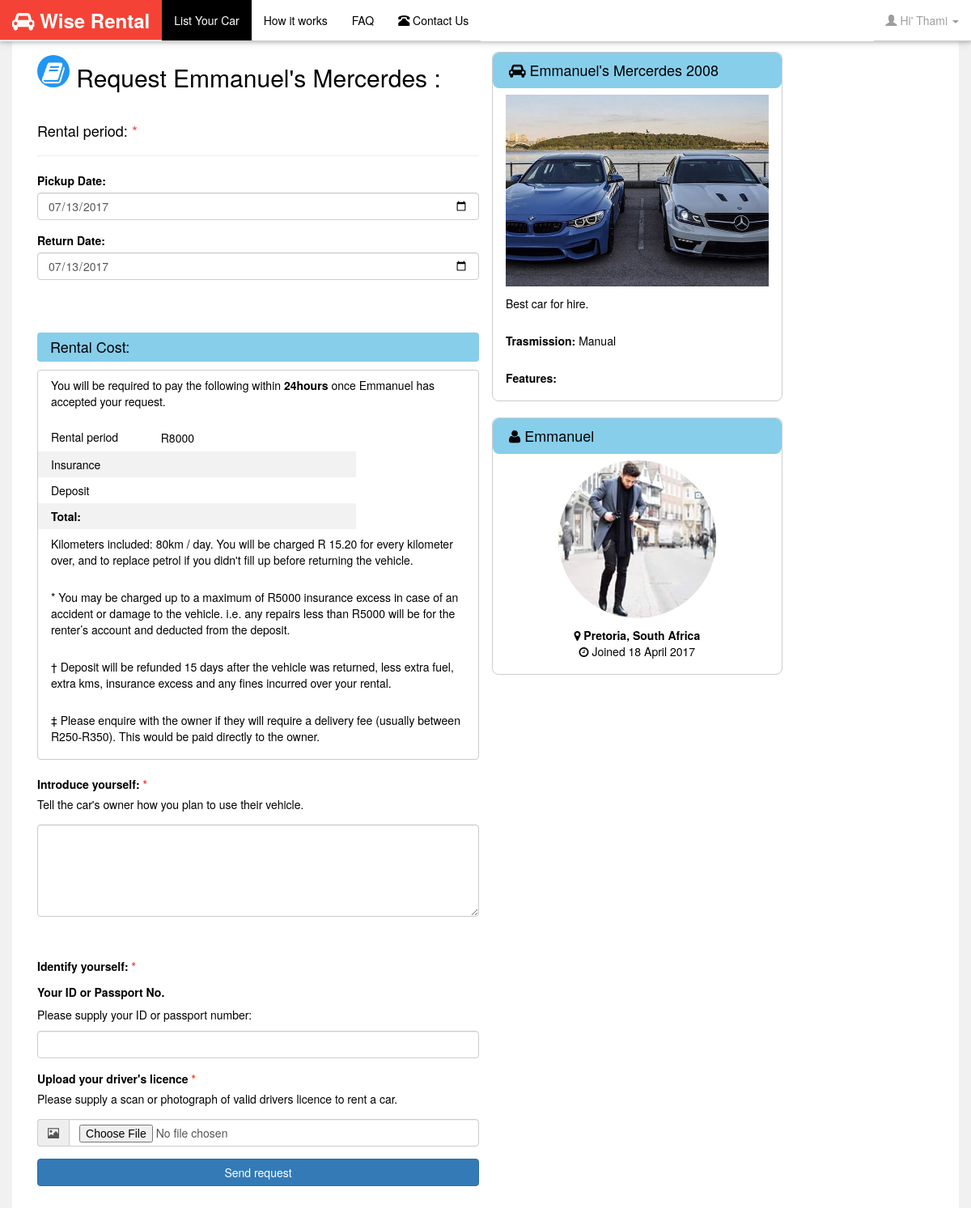
Page /hire.php?id=8 (signed in) on the committed database.
### tables this page shows
CREATE TABLE `vehicles` (
  `nid` bigint(20) NOT NULL,
  `description` text,
  `image` varchar(255) DEFAULT NULL,
  `posted_on` datetime NOT NULL,
  `carMake` text,
  `userid` int(11) DEFAULT NULL,
  `price` double DEFAULT NULL,
  `period` int(11) DEFAULT NULL,
  `pick_drop_opt` text,
  `vehicle_type` varchar(255) DEFAULT NULL,
  `model_year` varchar(255) DEFAULT NULL,
  `aut_manuel` varchar(255) DEFAULT NULL,
  `features` text
);

CREATE TABLE `users` (
  `userid` int(11) NOT NULL,
  `email` varchar(255) DEFAULT NULL,
  `pass` varchar(255) DEFAULT NULL,
  `name` varchar(255) DEFAULT NULL,
  `surname` varchar(255) DEFAULT NULL,
  `created_on` datetime DEFAULT NULL,
  `picture` varchar(255) DEFAULT NULL,
  `pid` int(11) DEFAULT NULL,
  `phone` varchar(50) DEFAULT NULL,
  `active` int(1) NOT NULL DEFAULT '0'
);

CREATE TABLE `city` (
  `pid` int(11) NOT NULL,
  `location` varchar(255) DEFAULT NULL,
  `street_number` varchar(255) DEFAULT NULL,
  `route` varchar(255) DEFAULT NULL,
  `administrative_area_level_1` varchar(255) DEFAULT NULL,
  `country` varchar(255) DEFAULT NULL
);

### News.php (called while the page is built, shortened)
<?php
class News{
   private $mysqli;
   public function __construct(){
		$this->mysqli = new mysqli(DB_HOST,DB_USER,DB_PASSWORD,DB_DATABASE);
		}
	public function editCat($id){
	    $id = $this ->mysqli->real_escape_string($id);
		$query = "SELECT location FROM city WHERE pid='$id'";
        $res = $this->mysqli->query($query);
        while($row = mysqli_fetch_array($res)){
            $cat = $row['location'];
        }
		return $cat;
	}
   	public function getCo($id){
	    $id = $this ->mysqli->real_escape_string($id);
		$query = "SELECT country FROM city WHERE pid='$id'";
        $res = $this->mysqli->query($query);
        while($row = mysqli_fetch_array($res)){
            $cat = $row['country'];
        }
		return $cat;
	}
    public function viewCar($vehicle_id){
        $query = "SELECT vehicles.nid, vehicles.carMake,vehicles.description, vehicles.image,
                        vehicles.posted_on,users.created_on,vehicles.price, users.pid,users.picture, users.name ,vehicles.period,
                        vehicles.price,vehicles.model_year,vehicles.aut_manuel
                      FROM vehicles INNER JOIN users ON vehicles.userid = users.userid
                      WHERE vehicles.nid = '$vehicle_id'";
        $re = $this->mysqli->query($query);
        return $re;
    }
}
?>

### hire.php (the view, shortened to what this page needs)
<?php
   require_once("News.php");
    $news = new News();
   $carO = $news->viewCar($_GET['id']);
   $carQ = $news->viewCar($_GET['id']);
   $carOwner = $news->viewCar($_GET['id']);
   $ownr = $news->viewCar($_GET['id']);
?>
<!DOCTYPE html>
<html>
<head>
  <link rel="stylesheet" href="css/w3.css" />
  <link rel="stylesheet" href="css/bootstrap.css"/>
  <link rel="stylesheet" href="assets/css/bootstrap.min.css"/>
  <link href="assets/font-awesome-4.5.0/css/font-awesome.css" rel="stylesheet" />
</head>
<body class="w3-light-grey">
<div class="container w3-white">
    <div class="w3-row-padding">
   <div class="w3-half w3-padding-48">
   <?php while($row = mysqli_fetch_array($carO)){ ?>
      <h2><span class="fa fa-book w3-btn-floating w3-padding-top w3-blue"></span> Request <?php echo $row['name']. "'s ".$row['carMake']; ?> :</h2>
   <?php }  ?>
      <br />
      <h4>Rental period: <span class="w3-text-red">*</span></h4>
       <hr />
       <form role="form" class="" method="post" action="<?php  echo  $_SERVER['PHP_SELF']; ?>">
        <div class="form-group">
            <label for="datepicker">Pickup Date:</label>
            <input type="date" name="datepicker" id="datepicker" value="<?php echo date('Y-m-d'); ?>" min="<?php echo date('Y-m-d'); ?>" max="<?php echo date('2020-12-31'); ?>" class="form-control" id="pdate"/>
        </div>
        <div class="form-group">
            <label for="date_picker">Return Date:</label>
            <input type="date" name="date_picker" id="date_picker" onclick="Cd()" class="form-control" value="<?php echo date('Y-m-d'); ?>"  min="<?php echo date('Y-m-d'); ?>" max="<?php echo date('2020-12-31');?>"  id="pdate"/>
        </div>
        <br /><br />
        <header class="w3-light-blue w3-round-medium"><h4 class="w3-padding ">Rental Cost:</h4></header>
        <div class="w3-card w3-round">
        <?php while($row = mysqli_fetch_array($ownr)){ ?>
        <p class="w3-padding">You will be required to pay the following within <strong>24hours</strong> once <?php echo $row['name'] ?> has accepted your request.</p>
        <table class="w3-table w3-striped">
          <tr>
             <td>Rental period</td><td>
              <input name="price" id="price" type="text" value="<?php echo "R".$row['price']; ?>" class="w3-border-0" size="5"  />
              </td><td><input type="text" id="demo" name="demo" size="10" value="" min="0" class="w3-border-0" />
             <?php  ?></td><td><input type="text" name="pricetot" id="pricetot" size="10" value="" class="w3-border-0" /></td>
          </tr>
          <?php } ?>
          <tr>
             <td>Insurance</td><td></td><td></td>
          </tr>
          <tr>
              <td>Deposit</td><td></td><td></td>
          </tr>
          <tr>
              <td><strong>Total:</strong></td><td></td><td></td>
          </tr>
        </table>
        <p class="w3-padding">
           Kilometers included: 80km / day.
            You will be charged R 15.20 for every kilometer over, and to replace petrol if you didn't fill up before returning the vehicle.
          </p>
          <p class="w3-padding">
            * You may be charged up to a maximum of R5000 insurance excess in case of an accident or damage to the vehicle. i.e. any repairs less than R5000 will be for the renter’s account and deducted from the deposit.
           </p>
        <p class="w3-padding">   † Deposit will be refunded 15 days after the vehicle was returned, less extra fuel, extra kms, insurance excess and any fines incurred over your rental.</p>
        <p class="w3-padding">‡ Please enquire with the owner if they will require a delivery fee (usually between R250-R350). This would be paid directly to the owner.
        </p>
        </div>
        <br />
        <div class="form-group">
          <label>Introduce yourself: <span class="w3-text-red">*</span></label>
          <p>Tell the car's owner how you plan to use their vehicle.</p>
        </div>
        <div class="form-group">
          <textarea rows="5" cols="55" required="" class="form-control"></textarea>
        </div>
        <br />
         <div class="form-group w3-margin-top">
          <label>Identify yourself: <span class="w3-text-red">*</span></label>
          <h5><strong>Your ID or Passport No.</strong></h5>
          <p>Please supply your ID or passport number:</p>
          <input class="form-control" required="" type="text" />
        </div>
        <div class="form-group">
          <label>Upload your driver's licence <span class="w3-text-red">*</span></label>
          <p>Please supply a scan or photograph of valid drivers licence to rent a car.</p>
        </div>
        <div class="form-group">
            	<div class="input-group">
                <span class="input-group-addon"><span class="glyphicon glyphicon-picture"></span></span>
                <input class="form-control" name="image" required="" type="file"/>
                </div>
        </div>
        <div class="form-group">
            	<button type="submit" class="btn btn-block btn-primary" name="post">Send request</button>
        </div>
        </form>
   </div>
   <div class="w3-third w3-padding-64">
      <div class="w3-card w3-round-large">
      <?php while($row = mysqli_fetch_array($carQ)){ ?>
        <header class="w3-light-blue w3-padding-tiny w3-round-large"><h4 class="w3-padding-left"><span class="fa fa-car"></span>
        <?php echo $row['name']. "'s ".$row['carMake']." ". $row['model_year']; ?> </h4></header>
        <div class="w3-image w3-center w3-padding">
        <img src="image/<?php echo $row['image']; ?>" />
        </div>
        <p class="w3-padding">
           <?php echo $row['description']; ?><br />
        </p>
        <p class="w3-padding"><strong>Trasmission:</strong>
        <?php echo $row['aut_manuel']; ?>
        </p>
        <p class="w3-padding"><strong>Features:</strong></p>
        <?php } ?>
      </div>
      <br />
      <div class="w3-card w3-round-large">
      <?php while($row = mysqli_fetch_array($carOwner)){ ?>
        <header class="w3-light-blue w3-padding-tiny w3-round-large"><h4 class="w3-padding-left"><span class="fa fa-user"></span>
        <?php echo $row['name']; ?> </h4></header>
        <div class="w3-image w3-padding w3-center ">
           <img src="image/<?php echo $row['picture']; ?>" class="w3-circle" width="60%" />
        </div>
        <p class="w3-padding w3-center"><span class="fa fa-map-marker"></span>
          <strong> <?php echo $news->editCat($row['pid']).","; ?> <?php echo $news->getCo($row['pid']); ?></strong><br />
          <span class="fa fa-clock-o"></span> Joined <?php echo date_format(date_create($row['created_on']),"d F Y "); ?>
        </p>
        </div>
        <?php } ?>
      </div>
   </div>
   </div>
</body>
</html>

### css/w3.css (style rules this page uses)
* { -webkit-box-sizing:border-box;-moz-box-sizing:border-box;box-sizing:border-box }
html { -ms-text-size-adjust:100%;-webkit-text-size-adjust:100% }
body { margin:0 }
article,aside,details,figcaption,figure,footer,header,hgroup,main,menu,nav,section,summary { display:block }
a { -webkit-tap-highlight-color:transparent;background-color:transparent }
b,strong { font-weight:bold }
img { border:0 }
hr { -moz-box-sizing:content-box;box-sizing:content-box }
button,input,optgroup,select,textarea { color:inherit;font:inherit;margin:0 }
button { overflow:visible }
button,select { text-transform:none }
button,html input[type=button],input[type=reset],input[type=submit] { -webkit-appearance:button;cursor:pointer }
input { line-height:normal }
textarea { overflow:auto }
html,body { font-family:Verdana,sans-serif;font-size:15px;line-height:1.5 }
h1,h2,h3,h4,h5,h6 { font-family:"Segoe UI",Arial,sans-serif;font-weight:400;margin:10px 0 }
h2 { font-size:30px }
h4 { font-size:20px }
h5 { font-size:18px }
hr { height:0;border:0;border-top:1px solid #eee;margin:20px 0 }
img { margin-bottom:-5px }
a { color:inherit }
table { border-collapse:collapse;border-spacing:0;width:100%;display:table }
table,th,td { border:none }
.w3-striped tbody tr:nth-child(even) { background-color:#f2f2f2 }
.w3-table td,.w3-table th,.w3-table-all td,.w3-table-all th { padding:6px 8px;display:table-cell;text-align:left;vertical-align:top }
.w3-table th:first-child,.w3-table td:first-child,.w3-table-all th:first-child,.w3-table-all td:first-child { padding-left:16px }
.w3-btn-floating,.w3-btn-floating-large { display:inline-block;text-align:center;color:#fff;background-color:#000;position:relative;overflow:hidden;z-index:1;padding:0;border-radius:50%;transition:.3s;cursor:pointer;font-size:24px }
.w3-btn-floating { width:40px;height:40px;line-height:40px }
.w3-image { position:relative }
.w3-image img { max-width:100%;height:auto }
.w3-container:after,.w3-row:after,.w3-row-padding:after,.w3-topnav:after,.w3-clear:after { content:"";display:table;clear:both }
.w3-col,.w3-half,.w3-third,.w3-twothird,.w3-quarter { float:left;width:100% }
.w3-col.s12,.w3-half,.w3-third,.w3-twothird,.w3-quarter { width:99.99999% }
@media only screen and (min-width:601px) { .w3-col.m4,.w3-third { width:33.33333% } }
@media only screen and (min-width:601px) { .w3-col.m6,.w3-half { width:49.99999% } }
@media only screen and (min-width:993px) { .w3-col.l4,.w3-third { width:33.33333% } }
@media only screen and (min-width:993px) { .w3-col.l6,.w3-half { width:49.99999% } }
.w3-xlarge { font-size:24px !important }
.w3-center { text-align:center !important }
.w3-circle { border-radius:50% !important }
.w3-round,.w3-round-medium { border-radius:4px !important }
.w3-round-large { border-radius:8px !important }
.w3-border-0 { border:0 !important }
.w3-border-bottom { border-bottom:1px solid #ccc !important }
.w3-margin-top { margin-top:16px !important }
.w3-padding-tiny { padding:2px 4px !important }
.w3-padding-medium,.w3-padding { padding:8px 16px !important }
.w3-padding-48 { padding-top:48px !important;padding-bottom:48px !important }
.w3-padding-64 { padding-top:64px !important;padding-bottom:64px !important }
.w3-padding-top { padding-top:8px !important }
.w3-padding-left { padding-left:16px !important }
.w3-row-padding { padding:0 8px }
.w3-row-padding>.w3-half,.w3-row-padding>.w3-third,.w3-row-padding>.w3-twothird,.w3-row-padding>.w3-quarter,.w3-row-padding>.w3-col { padding:1px 8px }
.w3-card { border:1px solid #ccc }
.w3-card-2,.w3-example { box-shadow:0 2px 4px 0 rgba(0,0,0,0.16),0 2px 10px 0 rgba(0,0,0,0.12) !important }
.w3-blue { color:#fff !important;background-color:#2196F3 !important }
.w3-light-blue { color:#000 !important;background-color:#87CEEB !important }
.w3-text-red { color:#f44336 !important }
.w3-red { color:#fff !important;background-color:#f44336 !important }
.w3-white { color:#000 !important;background-color:#fff !important }
.w3-text-black { color:#000 !important }
.w3-black { color:#fff !important;background-color:#000 !important }
.w3-light-grey { color:#000;background-color:#f1f1f1 !important }

### rows in the picture
vehicles: userid.name "Emmanuel", carMake "Mercerdes", price "R8000", model_year "2008", image (picture), description "Best car for hire.", aut_manuel "Manual", userid.picture (picture), userid.location "Pretoria", userid.country "South Africa", userid.created_on "18 April 2017"
